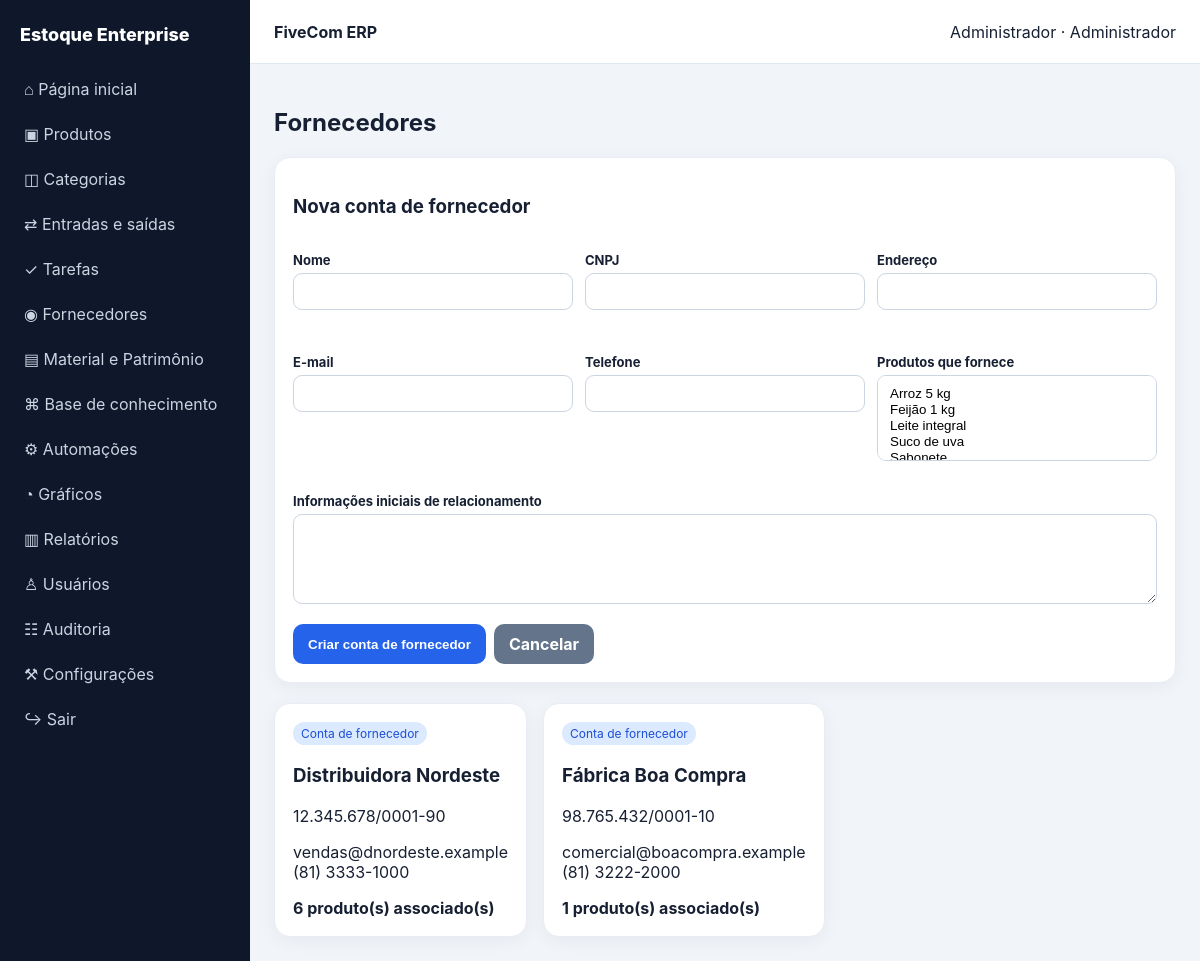
The page /suppliers (signed in) on the database its author committed.
### app.py (models this page shows)
class Setting(db.Model):
 id=db.Column(db.Integer,primary_key=True); system_name=db.Column(db.String(120),default='FiveCom ERP'); company_name=db.Column(db.String(120),default='Estoque Enterprise'); browser_title=db.Column(db.String(120),default='FiveCom ERP'); primary_color=db.Column(db.String(20),default='#2563eb'); secondary_color=db.Column(db.String(20),default='#0f172a'); logo=db.Column(db.String(255)); login_logo=db.Column(db.String(255)); favicon=db.Column(db.String(255)); login_position=db.Column(db.String(20),default='center'); footer=db.Column(db.String(255),default='Documento gerado automaticamente pelo FiveCom ERP'); disabled_modules=db.Column(db.Text,default='')

class User(UserMixin,db.Model):
 id=db.Column(db.Integer,primary_key=True); name=db.Column(db.String(120),nullable=False); username=db.Column(db.String(80),unique=True,nullable=False); password=db.Column(db.String(255),nullable=False); role=db.Column(db.String(30),default='Operador'); active=db.Column(db.Boolean,default=True); permissions=db.Column(db.Text,default='')
 def can(self,m): return self.role=='Administrador' or m in (self.permissions or '').split(',')

class Supplier(db.Model):
 id=db.Column(db.Integer,primary_key=True); name=db.Column(db.String(150),nullable=False); document=db.Column(db.String(40)); address=db.Column(db.String(255)); email=db.Column(db.String(120)); phone=db.Column(db.String(40)); notes=db.Column(db.Text); created_at=db.Column(db.DateTime,default=datetime.now); products=db.relationship('Product',secondary=product_suppliers,back_populates='suppliers')

### app.py (the view, shortened to what this page needs)
@app.route('/suppliers',methods=['GET','POST'])
@login_required
def suppliers():
 return render_template('suppliers.html',items=Supplier.query.order_by(Supplier.name).all(),products=Product.query.filter_by(active=True).all())

### app.py (called while the page is built)
@login.user_loader
def load_user(i): return db.session.get(User,int(i))

def settings():
 s=Setting.query.first()
 if not s:s=Setting();db.session.add(s);db.session.commit()
 return s

@app.context_processor
def ctx():
 s=settings(); return dict(cfg=s,module_enabled=lambda m:m not in (s.disabled_modules or '').split(','),now=datetime.now())

### templates/suppliers.html
{% extends 'base.html' %}{% block content %}<h1>Fornecedores</h1><form class="card" method="post"><h3>Nova conta de fornecedor</h3><div class="form-grid"><p><label>Nome</label><input name="name" required></p><p><label>CNPJ</label><input name="document" required></p><p><label>Endereço</label><input name="address"></p><p><label>E-mail</label><input type="email" name="email"></p><p><label>Telefone</label><input name="phone"></p><p><label>Produtos que fornece</label><select name="product_ids" multiple size="4">{% for p in products %}<option value="{{p.id}}">{{p.name}}</option>{% endfor %}</select></p></div><p><label>Informações iniciais de relacionamento</label><textarea name="notes"></textarea></p><div class="actions"><button class="btn">Criar conta de fornecedor</button><a class="btn secondary" href="{{url_for('home')}}">Cancelar</a></div></form><br><div class="grid">{% for s in items %}<a class="card" href="{{url_for('supplier_detail',i=s.id)}}"><span class="badge">Conta de fornecedor</span><h3>{{s.name}}</h3><p>{{s.document or 'CNPJ não informado'}}</p><p>{{s.email or '-'}}<br>{{s.phone or '-'}}</p><b>{{s.products|length}} produto(s) associado(s)</b></a>{% endfor %}</div>{% endblock %}

### templates/base.html (shortened to what this page needs)
<!doctype html><html lang="pt-BR"><head><link rel="stylesheet" href="{{url_for('static',filename='style.css')}}"></head><body><aside class="sidebar" id="side"><div class="brand"><span>{{cfg.company_name}}</span></div><nav class="nav"><a href="{{url_for('home')}}">⌂ Página inicial</a>{% if module_enabled('produtos') and current_user.can('produtos') %}<a href="{{url_for('products')}}">▣ Produtos</a><a href="{{url_for('categories')}}">◫ Categorias</a>{% endif %}{% if module_enabled('movimentacoes') %}<a href="{{url_for('movements')}}">⇄ Entradas e saídas</a>{% endif %}{% if module_enabled('tarefas') %}<a href="{{url_for('tasks')}}">✓ Tarefas</a>{% endif %}{% if module_enabled('fornecedores') %}<a href="{{url_for('suppliers')}}">◉ Fornecedores</a>{% endif %}{% if module_enabled('patrimonio') %}<a href="{{url_for('assets')}}">▤ Material e Patrimônio</a>{% endif %}{% if module_enabled('conhecimento') %}<a href="{{url_for('knowledge')}}">⌘ Base de conhecimento</a>{% endif %}{% if module_enabled('automacoes') %}<a href="{{url_for('automations')}}">⚙ Automações</a>{% endif %}{% if module_enabled('graficos') %}<a href="{{url_for('charts')}}">◔ Gráficos</a>{% endif %}{% if module_enabled('relatorios') %}<a href="{{url_for('reports')}}">▥ Relatórios</a>{% endif %}{% if current_user.role=='Administrador' %}<a href="{{url_for('users')}}">♙ Usuários</a><a href="{{url_for('audits')}}">☷ Auditoria</a><a href="{{url_for('config')}}">⚒ Configurações</a>{% endif %}<a href="{{url_for('logout')}}">↪ Sair</a></nav></aside><main class="main"><header class="top"><strong>{{cfg.system_name}}</strong><span>{{current_user.name}} · {{current_user.role}}</span></header><section class="content">{% block content %}{% endblock %}</section></main></body></html>

### static/style.css (style rules this page uses)
:root { --primary:#2563eb;--secondary:#0f172a }
* { box-sizing:border-box }
body { margin:0;font-family:Inter,system-ui,Arial;background:#f1f5f9;color:#172033 }
a { text-decoration:none;color:inherit }
.sidebar { position:fixed;inset:0 auto 0 0;width:250px;background:var(--secondary);color:#fff;padding:18px 12px;overflow:auto }
.brand { display:flex;align-items:center;gap:10px;font-weight:800;font-size:18px;padding:6px 8px 20px }
.nav a { display:block;padding:11px 12px;border-radius:10px;margin:3px 0;color:#cbd5e1 }
.main { margin-left:250px;min-height:100vh }
.top { height:64px;background:#fff;display:flex;align-items:center;justify-content:space-between;padding:0 24px;border-bottom:1px solid #e2e8f0;position:sticky;top:0;z-index:5 }
.content { padding:24px;max-width:1500px;margin:auto }
.grid { display:grid;grid-template-columns:repeat(4,1fr);gap:16px }
.card { background:#fff;border-radius:16px;padding:18px;box-shadow:0 4px 18px #0f172a0d;border:1px solid #e8edf3 }
.btn { background:var(--primary);color:#fff;border:0;padding:10px 15px;border-radius:10px;cursor:pointer;font-weight:650 }
.btn.secondary { background:#64748b }
.actions { display:flex;gap:8px;flex-wrap:wrap }
.form-grid { display:grid;grid-template-columns:repeat(3,1fr);gap:12px }
label { font-size:13px;font-weight:700;display:block;margin-bottom:5px }
input,select,textarea { width:100%;padding:10px;border:1px solid #cbd5e1;border-radius:9px;background:#fff }
textarea { min-height:90px }
.badge { display:inline-block;padding:4px 8px;border-radius:999px;background:#dbeafe;color:#1d4ed8;font-size:12px }

### rows shown on the page
Setting: company_name "Estoque Enterprise", system_name "FiveCom ERP"
User: name "Administrador", role "Administrador"
Supplier: name "Distribuidora Nordeste", document "12.345.678/0001-90", email "vendas@dnordeste.example", phone "(81) 3333-1000", products|length "6"
Supplier: name "Fábrica Boa Compra", document "98.765.432/0001-10", email "comercial@boacompra.example", phone "(81) 3222-2000", products|length "1"
